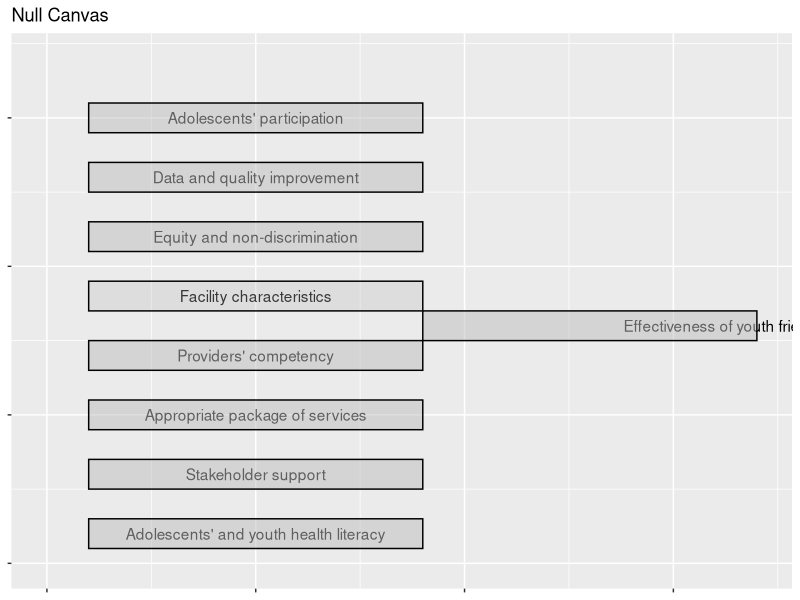

Recreate this plot in R.
## ---- chunk 1
library(ggplot2)
## ---- chunk 2
data <- data.frame(x = c(0:17), y = c(0:17))

# Create a ggplot object with an empty dataset
ggplot(data, aes(x = x, y = y)) +
  geom_blank() +
  labs(title = "Null Canvas") +
  annotate('text',x = 5,y = 1,label = "Adolescents' and youth health literacy") +
  annotate('rect',xmin = 1,xmax = 9,ymin = 0.5,ymax = 1.5,alpha = .5,fill = "grey", col="black") +
  annotate('text',x = 5,y = 3,label = "Stakeholder support") +
  annotate('rect',xmin = 1,xmax = 9,ymin = 2.5,ymax = 3.5,alpha = .5,fill = "grey", col="black") +
  annotate('text',x = 5,y = 5,label = "Appropriate package of services") +
  annotate('rect',xmin = 1,xmax = 9,ymin = 4.5,ymax = 5.5,alpha = .5,fill = "grey", col="black") +
  annotate('text',x = 5,y = 7,label = "Providers' competency") +
  annotate('rect',xmin = 1,xmax = 9,ymin = 6.5,ymax = 7.5,alpha = .5,fill = "grey", col="black") +
  annotate('text',x = 5,y = 9,label = "Facility characteristics") +
  annotate('rect',xmin = 1,xmax = 9,ymin = 8.5,ymax = 9.5,alpha = .3,fill = "grey", col="black") +
  annotate('text',x = 5,y = 11,label = "Equity and non-discrimination") +
  annotate('rect',xmin = 1,xmax = 9,ymin = 10.5,ymax = 11.5,alpha = .5,fill = "grey", col="black") +
  annotate('text',x = 5,y = 13,label = "Data and quality improvement") +
  annotate('rect',xmin = 1,xmax = 9,ymin = 12.5,ymax = 13.5,alpha = .5,fill = "grey", col="black") +
  annotate('text',x = 5,y = 15,label = "Adolescents' participation") +
  annotate('rect',xmin = 1,xmax = 9,ymin = 14.5,ymax = 15.5,alpha = .5,fill = "grey", col="black") +
  annotate('text',x = 17,y = 8,label = "Effectiveness of youth friendly services") +
  annotate('rect',xmin = 17,xmax = 9,ymin = 7.5,ymax = 8.5,alpha = .5,fill = "grey", col="black") +  theme(axis.line = element_blank(),axis.text = element_blank(),axis.title = element_blank())
